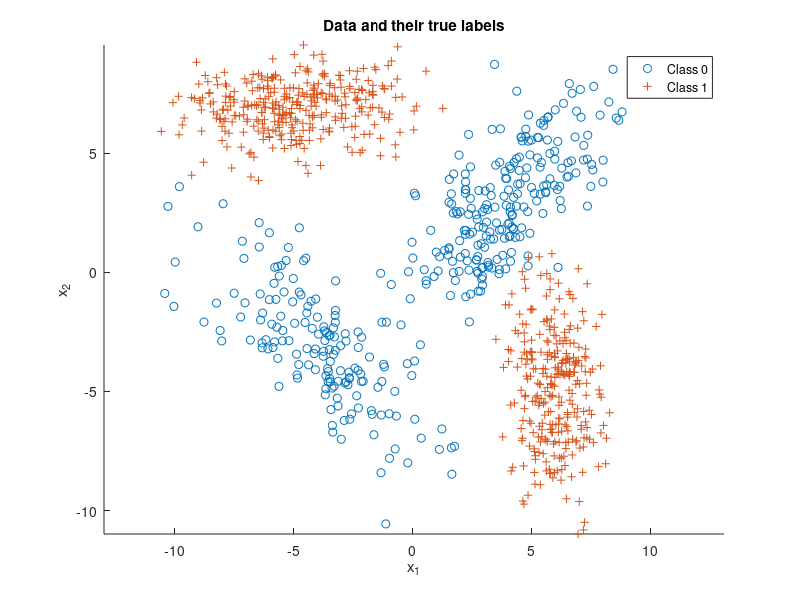

The MATLAB source for this figure: (Note: this script raises an error after producing the figure.)
%%%%%% The code is partially borrowed from the shared folder provided by the Professor Deniz.
%%%%%% Some of the code is from volunteers in the shared folder. 
%%%%%% Many thanks to professor and volunteers. 
% Expected risk minimization with 2 classes
clear; close all; clc;

n = 2;      % number of feature dimensions
N = 1000;   % number of iid samples

% Class 0 parameters (2 gaussians)
mu(:,1) = [4;3]; mu(:,2) = [-4;-3];
Sigma(:,:,1) = [5 4; 4 6]; Sigma(:,:,2) = [5 -4; -4 6];
p0 = [0.6 0.4]; % probability split between 2 distributions

% Class 1 parameters (2 gaussians)
mu(:,3) = [-5;7]; mu(:,4) = [6;-5]; 
Sigma(:,:,3) = [5 0; 0 1]; Sigma(:,:,4) = [1 0; 0 5];
p1 = [0.55 0.45]; % probability split between 2 distributions

p = [0.4,0.6]; % class priors for labels 0 and 1 respectively
label = rand(1,N) >= p(1);
Nc = [length(find(label==0)),length(find(label==1))]; % number of samples from each class
x = zeros(n,N); % save up space

% Draw samples from each class pdf
total1 = 0; total2=0; total3=0;total4=0;
for i = 1:N
    if label(i) == 0
        % Class 0 samples for each gaussian based on their distribution
        distr = rand(1,1) > p0(1);
        if distr == 0
            x(:,i) = mvnrnd(mu(:,1),Sigma(:,:,1),1)';
            total1 = total1+1;
        else
            x(:,i) = mvnrnd(mu(:,2),Sigma(:,:,2),1)';
            total2 = total2+1;
        end
    end
    
    if label(i) == 1
        % Class 1 samples for each gaussian based on their distribution
        distr = rand(1,1) > p1(1);
        if distr == 0
            x(:,i) = mvnrnd(mu(:,3),Sigma(:,:,3),1)';
            total3 = total3+1;
        else
            x(:,i) = mvnrnd(mu(:,4),Sigma(:,:,4),1)';
            total4 = total4 + 1;
        end
    end
end

% Plot with class labels
figure(2), clf,
scatter(x(1,label==0),x(2,label==0),'o'), hold on,
scatter(x(1,label==1),x(2,label==1),'+'), axis equal,
legend('Class 0','Class 1'), 
title('Data and their true labels'),
xlabel('x_1'), ylabel('x_2')

% calculate threshold based on loss values
lambda = [0 1;1 0];
gamma = (lambda(2,1)-lambda(1,1))/(lambda(1,2)-lambda(2,2)) * p(1)/p(2); 

% calculate discriminant score based on class pdfs
class1pdf = p1(1)*evalGaussian(x,mu(:,3),Sigma(:,:,3)) + p1(2)*evalGaussian(x,mu(:,4),Sigma(:,:,4));
class0pdf = p0(1)*evalGaussian(x,mu(:,1),Sigma(:,:,1)) + p0(2)*evalGaussian(x,mu(:,2),Sigma(:,:,2));
discriminantScore = log(class1pdf)-log(class0pdf);

% compare score to threshold to make decisions
decision = (discriminantScore >= log(gamma));

ind00 = find(decision==0 & label==0); p00 = length(ind00)/Nc(1); % probability of true negative
ind10 = find(decision==1 & label==0); p10 = length(ind10)/Nc(1); % probability of false positive
ind01 = find(decision==0 & label==1); p01 = length(ind01)/Nc(2); % probability of false negative
ind11 = find(decision==1 & label==1); p11 = length(ind11)/Nc(2); % probability of true positive

% plot correct and incorrect decisions
figure(1), % class 0 circle, class 1 +, correct green, incorrect red
plot(x(1,ind00),x(2,ind00),'ob'); hold on,
plot(x(1,ind10),x(2,ind10),'og'); hold on,
plot(x(1,ind01),x(2,ind01),'*c'); hold on,
plot(x(1,ind11),x(2,ind11),'*r'); hold on,
axis equal,

% Draw the decision boundary
horizontalGrid = linspace(floor(min(x(1,:))),ceil(max(x(1,:))),101);
verticalGrid = linspace(floor(min(x(2,:))),ceil(max(x(2,:))),91);
[h,v] = meshgrid(horizontalGrid,verticalGrid);
discriminantScoreGridValues = log(evalGaussian([h(:)';v(:)'],mu(:,3),Sigma(:,:,3))+ evalGaussian([h(:)';v(:)'],mu(:,4),Sigma(:,:,4)))-log(evalGaussian([h(:)';v(:)'],mu(:,1),Sigma(:,:,1))+evalGaussian([h(:)';v(:)'],mu(:,2),Sigma(:,:,2))) - log(gamma);
minDSGV = min(discriminantScoreGridValues);
maxDSGV = max(discriminantScoreGridValues);
discriminantScoreGrid = reshape(discriminantScoreGridValues,91,101);
figure(1), contour(horizontalGrid,verticalGrid,discriminantScoreGrid,[minDSGV*[0.9,0.6,0.3],0,[0.3,0.6,0.9]*maxDSGV]); % plot equilevel contours of the discriminant function 
figure(1), contour(horizontalGrid,verticalGrid,discriminantScoreGrid,[minDSGV*1,0,1*maxDSGV],'k','LineWidth',2); % plot equilevel contours of the discriminant function 
% including the contour at level 0 which is the decision boundary
legend('Correct decisions for data from Class 0','Wrong decisions for data from Class 0','Wrong decisions for data from Class 1','Correct decisions for data from Class 1','Equilevel contours of the discriminant function' ,'Location','southwest'), 
title('Data and their classifier decisions versus true labels'),
xlabel('x_1'), ylabel('x_2'), 

%%%%%%%%%%%%%%%%%%%%%%%
% plot the minimum probablity of error curve. 

figure(6), clf; 
dim0=1000;
dim1=10;
gamma0=linspace(0,dim1,dim0);

p_error = zeros(1,dim0);
for i = 1:dim0
   decision = (discriminantScore>=log(gamma0(i)));
   
   ind10 = find(decision==1 & label==0); p10 = length(ind10)/Nc(1); % probability of false positive
   ind01 = find(decision==0 & label==1); p01 = length(ind01)/Nc(2); % probability of false negative
   
   p_error(i) = [p10,p01]*Nc'/N;
end
   
plot(gamma0, p_error,'-','LineWidth',2);

col = find(p_error==min(p_error),1,'first');
gamma0(col);
%%%%%%%%%%%%%
% compute the error point
decision = (discriminantScore>=log(gamma));

ind10 = find(decision==1 & label==0); p10 = length(ind10)/Nc(1); % probability of false positive
ind01 = find(decision==0 & label==1); p01 = length(ind01)/Nc(2); % probability of false negative

p_error_point = [p10,p01]*Nc'/N;
% mark the point
hold on;
plot(gamma0(col),p_error_point,'r*'); 
text(gamma0(col),p_error_point,'(0.4715, 0.3928)','FontSize',13);
title('minimum probablity of error curve'),
xlabel('threshold gamma'), ylabel('probability of error');
%%%%%%%%%%%%%%%%%%%%%%%
%%%%%%%%%%%%% finish %%%%%%%%%%%%%%%%%

fprintf('threshold gamma(from calculation): %d\n',gamma);
fprintf('threshold gamma(from graph): %d\n',gamma0(col));
fprintf('minimum probability of error: %d\n', p_error_point);